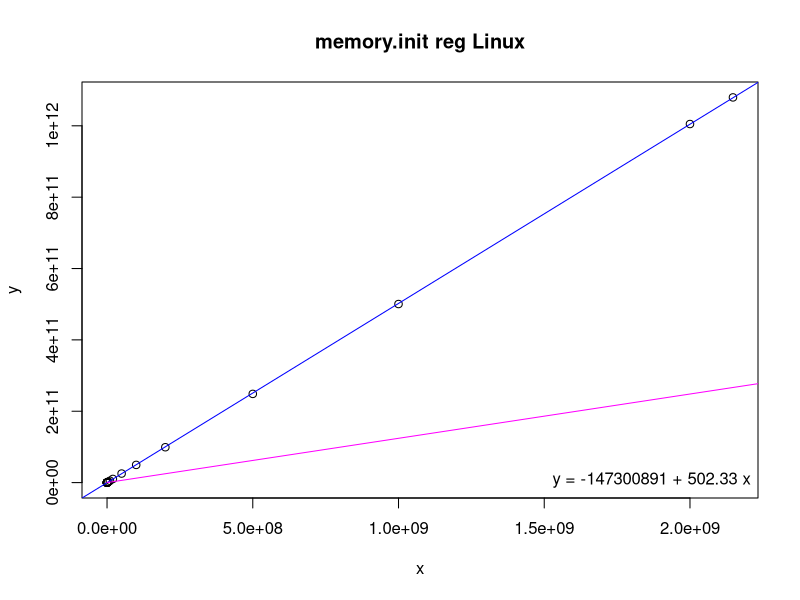
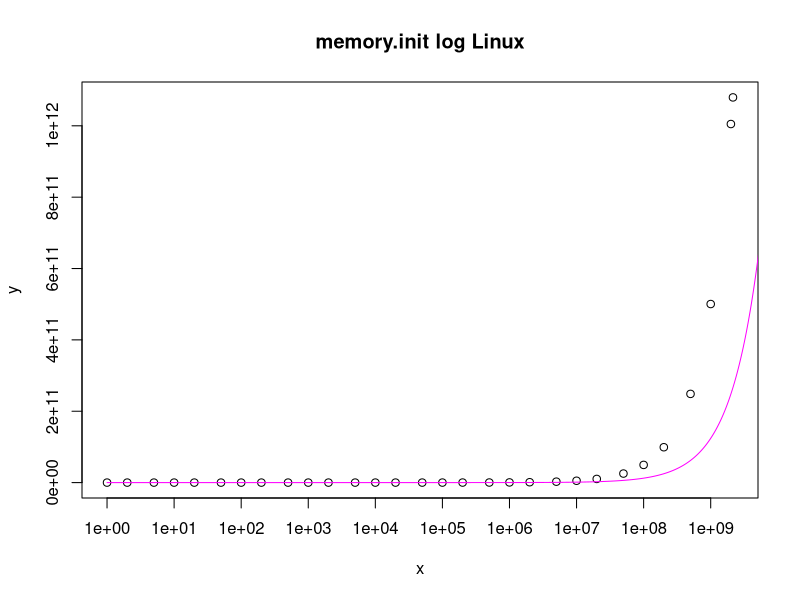

Source code (R) for these figures, in order:
# Input data
x <- c(1,2,5,10,20,50,100,200,500,1000,2000,5000,10000,20000,50000,100000,200000,500000,1000000,2000000,5000000,10000000,20000000,50000000,100000000,200000000,500000000,1000000000,2000000000,2147483647)
y <- c(3026500,3019500,3014700,3014200,3015700,3019000,3026600,3032700,3060200,3087500,3118700,5106600,7873400,11859000,28619000,54056000,104550000,256170000,512100000,1034900000,2597900000,5172300000,10261000000,25331000000,49592000000,99102000000,248620000000,500490000000,1005000000000,1079600000000)

# Linear regression
model <- lm(y ~ x)
coefs <- coef(model)

# Print regression coefficients
print(coefs)

# Estimating function
fe <- function(x) {
  4600000 + (((x + 132 - 1) / 132) * 16384)
}

# Estimated values
xe <- seq(1, 40000000000, by = 10000)
ye <- fe(xe)

png("memory-init-reg.png")
plot(x, y, main = "memory.init reg Linux")
abline(model, col = "blue")
lines(xe, ye, col = "magenta")
legend("bottomright", legend = sprintf("y = %.0f + %.2f x", coefs[1], coefs[2]), bty = "n")

png("memory-init-log.png")
plot(x, y, log = "x", main = "memory.init log Linux")
lines(xe, ye, col = "magenta")
